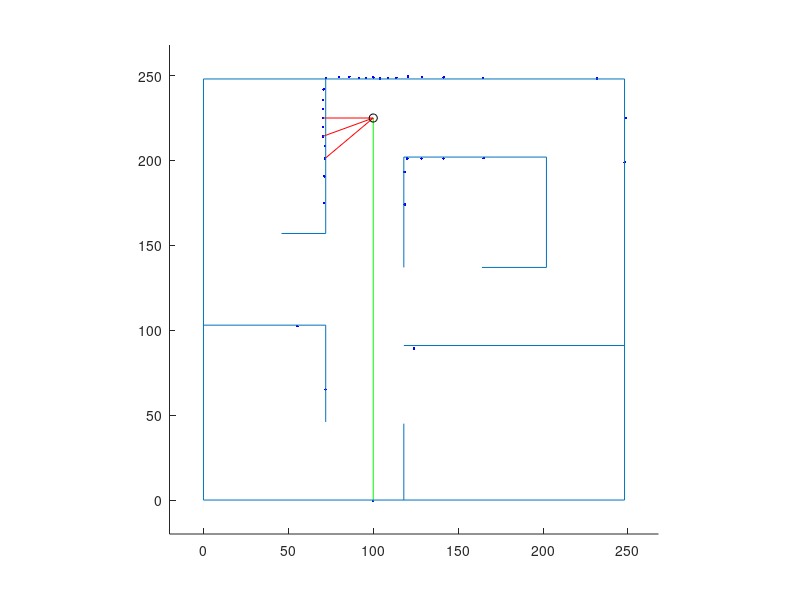

The MATLAB script that drew this image: (Note: this script raises an error after producing the figure.)
cla, clc, clear
hold on
target_head = -90;
%%% Field Walls are set up here as a list of line segments %%%
max_dim = 248; % Maximum field dimensions in centimeters
axis([-20,max_dim+20,-20,max_dim+20])
axis square

% Wall structure [x1,y1;x2,y2] end points of line segment
outer_wall1 = [0,0;0,max_dim];
outer_wall2 = [0,0;max_dim,0];
outer_wall3 = [0,max_dim;max_dim,max_dim];
outer_wall4 = [max_dim,0;max_dim,max_dim];
outer_walls = [outer_wall1;outer_wall2;outer_wall3;outer_wall4];

island_wall1 = [202,137;202,202];
island_wall2 = [118,137;118,202];
island_wall3 = [118,202;202,202];
island_wall4 = [164,137;202,137];
island_walls = [island_wall1;island_wall2;island_wall3;island_wall4];

lr_wall1 = [118,91;max_dim,91];
lr_wall2 = [118,45;118,0];
lr_walls = [lr_wall1;lr_wall2];

ll_wall1 = [0,103;72,103];
ll_wall2 = [72,103;72,46];
ll_walls = [ll_wall1;ll_wall2];

ur_wall1 = [72,157;72,max_dim];
ur_wall2 = [46,157;72,157];
ur_walls = [ur_wall1;ur_wall2];

field_walls = [outer_walls;island_walls;lr_walls;ll_walls;ur_walls];

%%% Initialization parameters for robot and sensor %%%
r_pose_start = [100,225,(pi/180)*(-90)]; % Starting pose of the robot
r_pose = r_pose_start;
num_readings = 36; % Number of sensor readings
angle_increment = 10*(pi/180); % Angular displacement between readings in radians
v = 0; % Linear Velocity, cm/sec
om = 0; % Angular Velocity, rad/sec
dt = 0.25; % Time step
pause(1)

% *** ITERATE THROUGH POSITIONS *** %
for t = 0:dt:5000
    cla
    laser_r = ones(length(field_walls)/2,num_readings);
    laser_r = laser_r.*1e3;

    for index = 1:num_readings
        angle = index*angle_increment + r_pose(3);
        for iter = 1:2:length(field_walls) % USING ASSUMPTION OF PARALLEL AND PERPENDICULAR WALLS
             if field_walls(iter,1) == field_walls(iter+1,1) % x components are the same
                 x_wall = field_walls(iter,1);
                 y_wall_proj = tan(angle)*(x_wall - r_pose(1)) + r_pose(2);
                 y_wall_max = max([field_walls(iter,2),field_walls(iter+1,2)]);
                 y_wall_min = min([field_walls(iter,2),field_walls(iter+1,2)]);
                 if (sign(cos(angle)) == sign(x_wall - r_pose(1))) || (tan(angle) > 1e10)
                     if (y_wall_proj <= y_wall_max) && (y_wall_proj >= y_wall_min) % if the projection lands on the wall
                        laser_r((iter+1)/2,index) = sqrt((x_wall - r_pose(1)).^2 + (y_wall_proj - r_pose(2)).^2);
                        %line(field_walls(iter:iter+1,1),field_walls(iter:iter+1,2),'Color','g')
                        %plot(x_wall, y_wall_proj,'r+')
                     end
                 end
             else % y components are the same
                 y_wall = field_walls(iter,2);
                 x_wall_proj = (y_wall - r_pose(2))/tan(angle) + r_pose(1);
                 x_wall_max = max([field_walls(iter,1),field_walls(iter+1,1)]);
                 x_wall_min = min([field_walls(iter,1),field_walls(iter+1,1)]);
                 if (sign(sin(angle)) == sign(y_wall - r_pose(2))) || (tan(angle) > 1e10)
                     if (x_wall_proj <= x_wall_max) && (x_wall_proj >= x_wall_min) % if the projection lands on the wall
                         if (angle == 90*(pi/180)) && (y_wall < r_pose(2))
                             continue
                         end
                         if (angle == 270*(pi/180)) && (y_wall > r_pose(2))
                             continue
                         end
                         laser_r((iter+1)/2,index) = sqrt((y_wall - r_pose(2)).^2 + (x_wall_proj - r_pose(1)).^2);
                         %line(field_walls(iter:iter+1,1),field_walls(iter:iter+1,2),'Color','r')
                         %plot(x_wall_proj, y_wall,'g+')
                     end
                 end
             end
        end
    end

    laser_rp = zeros(1,num_readings);
    for index = 1:num_readings
        laser_rp(index) = min(laser_r(:,index));
            laser_rp(index) = laser_rp(index) + 2*rand(1);
    end

    laser_xy = zeros(num_readings,2);
    for index = 1:num_readings
        angle = index*angle_increment + r_pose(3);
        laser_xy(index,:) = [laser_rp(index)*cos(angle) + r_pose(1),laser_rp(index)*sin(angle) + r_pose(2)];
    end

    %%% PLOT LASER LINES %%%
    for index = 1:num_readings
        % Show all laser lines
        %line([r_pose(1),laser_xy(index,1)],[r_pose(2),laser_xy(index,2)],'Color','r')
        % Show laser dots
        plot(laser_xy(:,1),laser_xy(:,2), 'b.')
    end
    %%% Show special laser lines in different colors %%%
    line([r_pose(1),laser_xy(36,1)],[r_pose(2),laser_xy(36,2)], 'Color','g') % Heading beam
    for index = [27, 29, 31] % To add laser lines to display enter their index in the square bracket
        line([r_pose(1),laser_xy(index,1)],[r_pose(2),laser_xy(index,2)], 'Color','r')
    end
    
    %%% DRAW WALLS %%%
    for iter = 1:2:length(field_walls)
        line(field_walls(iter:iter+1,1),field_walls(iter:iter+1,2))
    end
    %%% PLOT ROBOT %%%
    plot(r_pose(1),r_pose(2),'ko')


    
    % *** Potential Field Navigation *** %
    vp = v;
    omp = om;
    [v, om, target_head] = PocLoc1(laser_rp, (r_pose(3)*180/pi), target_head);
    
    %%% MOTION NOISE %%%
    v = v + .2*rand(1);
    om = om + .01*rand(1);
    
    %%% MOTION DAMPENING %%%
    v = 0.1*v + 0.9*vp;
    om = 0.1*om + 0.9*omp;
    
    %%% MOTION MODEL %%%
    r_pose(3) = r_pose(3) + om*dt;
    r_pose(1) = r_pose(1) + v*cos(r_pose(3));
    r_pose(2) = r_pose(2) + v*sin(r_pose(3));
    disp((r_pose(3) * 180/pi)+90);
    pause(1/256)
end
